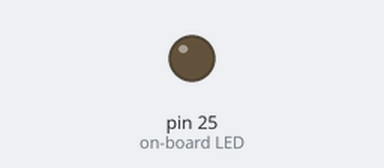
Bench run of a program on a simulated MicroPython board. Shown: output pins drawn as LEDs (lit = HIGH).

Above: at 0.7 s.
Timing chart, 0 to 22.0 s (numbered marks = the images above):
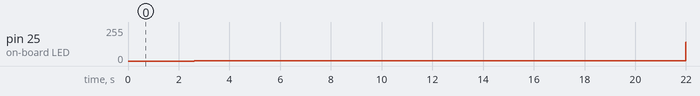

The program:

Clignotement_LED.py
```python
from machine import Pin, PWM
import time
from ConfigMateriel_pico import*

# -------------- Initialisation Clignotement LED --------------
# Led_25 = Pin(Led_Pin_25, Pin.OUT)
# Led_25.value(0)
# time.sleep(0.25)

pwm_Led_25 = PWM(Pin(Led_Pin_25))
pwm_Led_25.freq(1000)
pwm_Led_25.duty_u16(0)

while True :
#     Led_25.value(1)
#     time.sleep(1)
#     Led_25.value(0)
#     time.sleep(0.5)

    for i in range(0, 65536):
        pwm_Led_25.duty_u16(i)

    for k in range(65536, 0, -1):
        pwm_Led_25.duty_u16(k)

    time.sleep(0.25)
    
```

Measured:
- by itself, pin 25 (on-board LED): 0/255 → 1/255 at 2.6 s, → 141/255 19.4 s later
